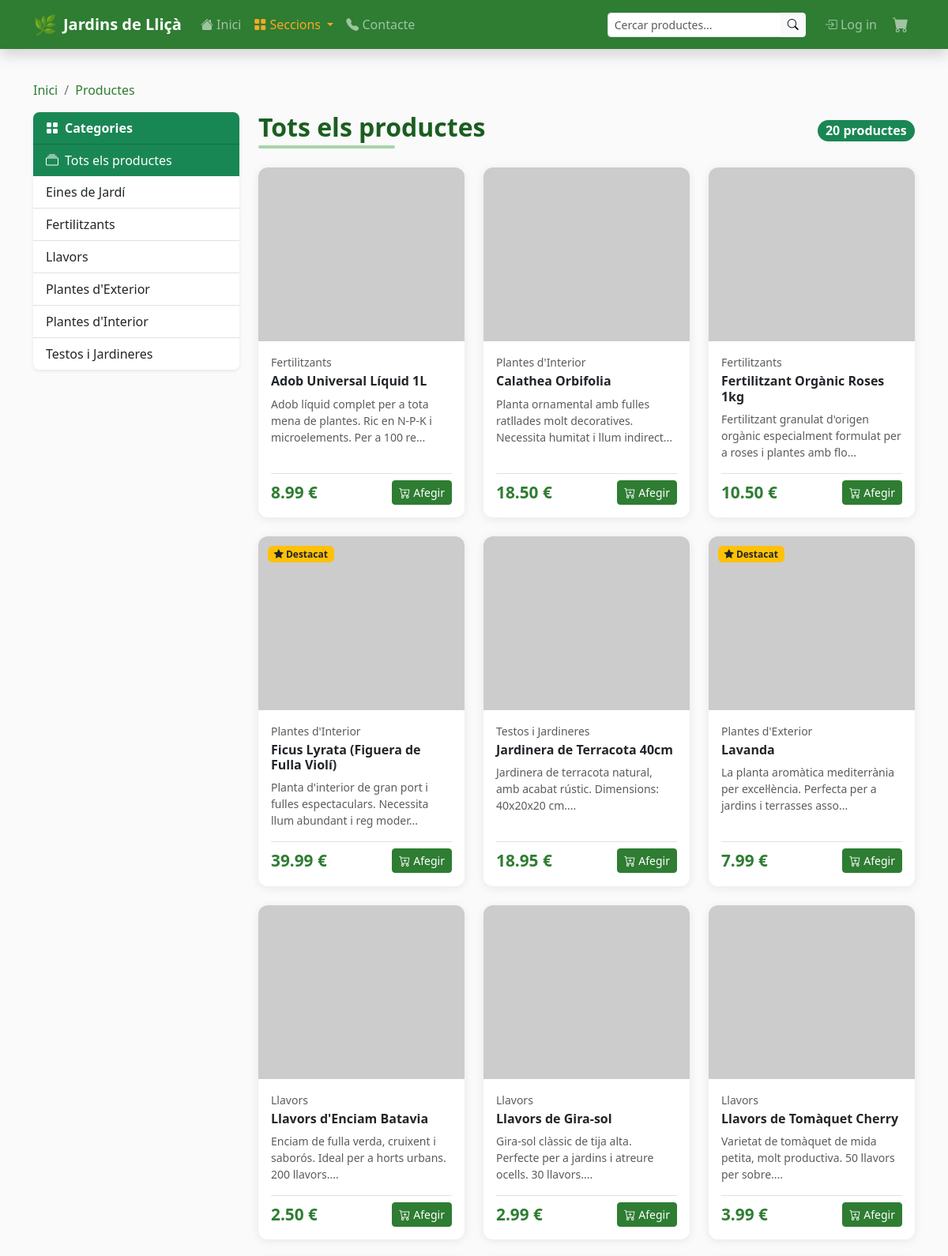
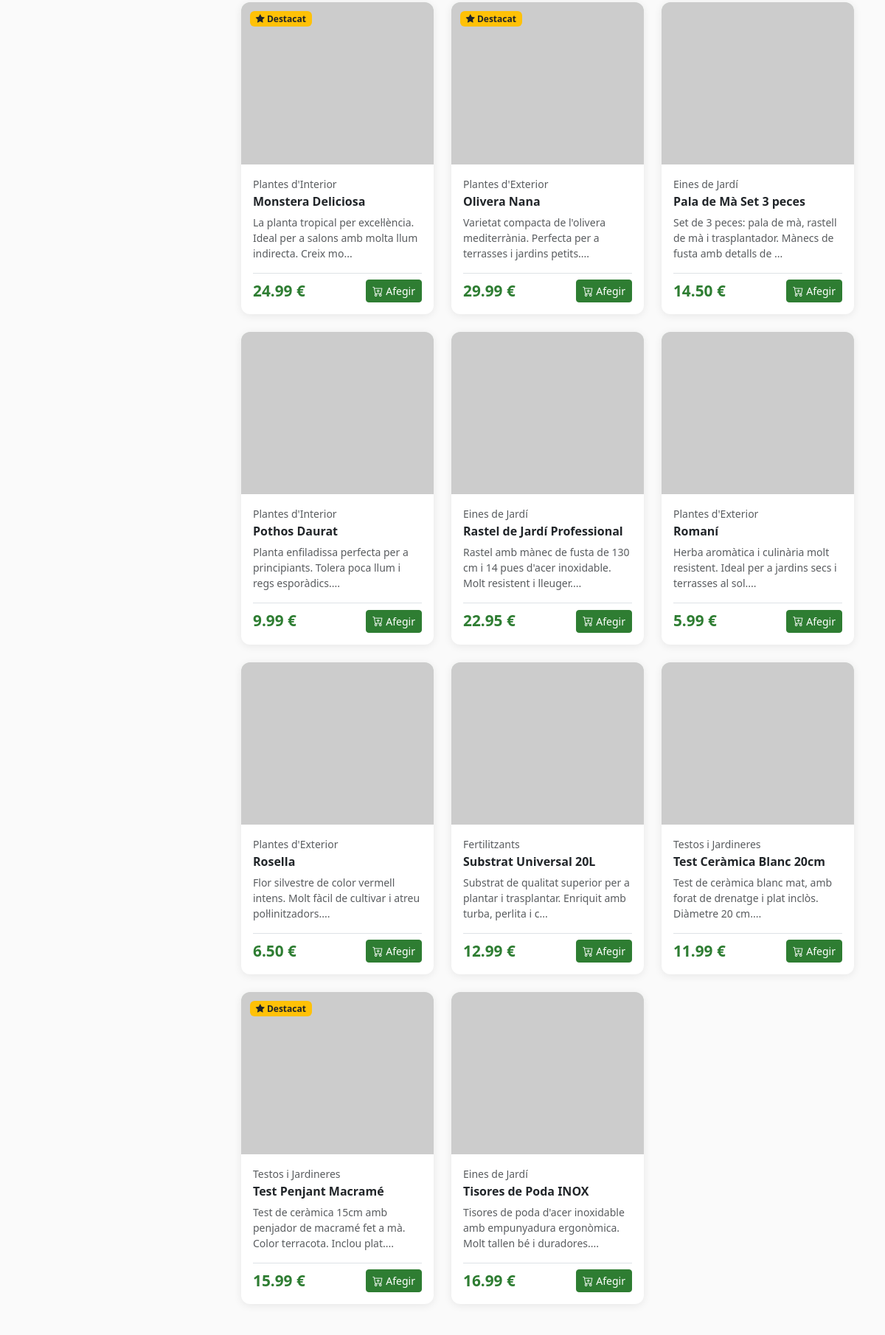
Page /section.php (upper part) on the committed database (2 pictures, top to bottom).
### tables this page shows
CREATE TABLE IF NOT EXISTS categories (
    id INT AUTO_INCREMENT PRIMARY KEY,
    name VARCHAR(100) NOT NULL,
    slug VARCHAR(100) UNIQUE NOT NULL,
    description TEXT
);

CREATE TABLE IF NOT EXISTS products (
    id INT AUTO_INCREMENT PRIMARY KEY,
    name VARCHAR(200) NOT NULL,
    description TEXT,
    price DECIMAL(10,2) NOT NULL,
    category_id INT,
    featured TINYINT(1) DEFAULT 0,
    image VARCHAR(255) DEFAULT 'no-image.png',
    active TINYINT(1) DEFAULT 1,
    stock INT DEFAULT 0,
    created_at TIMESTAMP DEFAULT CURRENT_TIMESTAMP,
    FOREIGN KEY (category_id) REFERENCES categories(id) ON DELETE SET NULL
);

### section.php (the view, shortened to what this page needs)
<?php
require_once 'includes/functions.php';
$slug     = isset($_GET['slug']) ? trim($_GET['slug']) : null;
$category = $slug ? getCategoryBySlug($slug) : null;
if ($category) {
    $products  = getProductsByCategory($category['id'], 100);
    $pageTitle = $category['name'];
} else {
    $products  = getAllProducts();
    $pageTitle = 'Tots els productes';
}
$categories = getCategories();
require_once 'includes/header.php';
?>
<div class="container py-4">
    <nav aria-label="breadcrumb" class="mb-3">
        <ol class="breadcrumb">
            <li class="breadcrumb-item"><a href="/PHP_WEB_EI/index.php">Inici</a></li>
            <li class="breadcrumb-item"><a href="/PHP_WEB_EI/section.php">Productes</a></li>
        </ol>
    </nav>
    <div class="row">
        <div class="col-lg-3 mb-4">
            <div class="card border-0 shadow-sm rounded-3">
                <div class="card-header bg-success text-white fw-bold rounded-top-3">
                    <i class="bi bi-grid-fill me-2"></i>Categories
                </div>
                <div class="list-group list-group-flush rounded-bottom-3">
                    <a href="/PHP_WEB_EI/section.php"
                       class="list-group-item list-group-item-action <?= !$slug ? 'active bg-success text-white border-0' : '' ?>">
                        <i class="bi bi-collection me-2"></i>Tots els productes
                    </a>
                    <?php foreach ($categories as $cat): ?>
                    <a href="/PHP_WEB_EI/section.php?slug=<?= h($cat['slug']) ?>"
                       class="list-group-item list-group-item-action <?= ($slug === $cat['slug']) ? 'active bg-success text-white border-0' : '' ?>">
                        <?= h($cat['name']) ?>
                    </a>
                    <?php endforeach; ?>
                </div>
            </div>
        </div>
        <div class="col-lg-9">
            <div class="d-flex justify-content-between align-items-center mb-4">
                <h2 class="section-title mb-0"><?= h($pageTitle) ?></h2>
                <span class="badge bg-success rounded-pill fs-6"><?= count($products) ?> productes</span>
            </div>
            <?php if (empty($products)): ?>
                <div class="alert alert-info">
                    <i class="bi bi-info-circle me-2"></i>No hi ha productes en aquesta categoria.
                </div>
            <?php else: ?>
                <div class="row row-cols-1 row-cols-sm-2 row-cols-md-3 g-4">
                    <?php foreach ($products as $prod): ?>
                    <div class="col">
                        <div class="card product-card h-100 position-relative">
                            <?php if ($prod['featured']): ?>
                            <span class="badge bg-warning text-dark badge-featured"><i class="bi bi-star-fill"></i> Destacat</span>
                            <?php endif; ?>
                            <div class="card-img-wrapper">
                                <?= productImage($prod['image'], $prod['name']) ?>
                            </div>
                            <div class="card-body d-flex flex-column">
                                <p class="text-muted small mb-1"><?= h($prod['category_name'] ?? '') ?></p>
                                <h6 class="card-title fw-bold"><?= h($prod['name']) ?></h6>
                                <p class="card-text text-muted small flex-grow-1">
                                    <?= h(mb_substr($prod['description'], 0, 90)) ?>...
                                </p>
                                <div class="d-flex justify-content-between align-items-center mt-auto pt-2 border-top">
                                    <span class="price"><?= number_format($prod['price'], 2) ?> €</span>
                                    <?php if ($prod['stock'] > 0 || $prod['stock'] === null): ?>
                                    <form action="" method="POST">
                                        <button type="submit" class="btn btn-success btn-sm">
                                            <i class="bi bi-cart-plus me-1"></i>Afegir
                                        </button>
                                    </form>
                                    <?php else: ?>
                                    <button class="btn btn-secondary btn-sm" disabled>Sense estoc</button>
                                    <?php endif; ?>
                                </div>
                            </div>
                        </div>
                    </div>
                    <?php endforeach; ?>
                </div>
            <?php endif; ?>
        </div>
    </div>
</div>
<?php require_once 'includes/footer.php'; ?>

### includes/functions.php (shortened to what this page needs)
<?php
function getAllProducts(): array {
    $pdo = getDB();
    $stmt = $pdo->query("SELECT p.*, c.name AS category_name FROM products p LEFT JOIN categories c ON p.category_id = c.id ORDER BY p.name");
    return $stmt->fetchAll();
}
function getCategories(): array {
    $pdo = getDB();
    $stmt = $pdo->query("SELECT * FROM categories ORDER BY name");
    return $stmt->fetchAll();
}
function h(string $str): string {
    return htmlspecialchars($str, ENT_QUOTES, 'UTF-8');
}
function productImage(string $img, string $alt = ''): string {
    $path = '/PHP_WEB_EI/uploads/products/' . $img;
    $placeholder = 'https://placehold.co/300x300/e8f5e9/2e7d32?text=' . urlencode($alt ?: 'Producte');
    $fullPath = __DIR__ . '/../uploads/products/' . $img;
    $src = (file_exists($fullPath) && $img !== 'no-image.png') ? $path : $placeholder;
    return '<img src="' . h($src) . '" alt="' . h($alt) . '" class="img-fluid">';
}

### css/style.css (style rules this page uses)
:root { --green-dark: #1b5e20; --green-main: #2e7d32; --green-mid: #388e3c; --green-light: #a5d6a7; --green-pale: #e8f5e9; --amber: #f9a825; --text-dark: #212121; --text-muted: #757575; }
body { font-family: 'Segoe UI', system-ui, -apple-system, sans-serif; color: var(--text-dark); background: #fafafa; }
a { color: var(--green-main); text-decoration: none; }
.product-card { border: none; border-radius: 12px; box-shadow: 0 2px 12px rgba(0,0,0,.08); transition: transform 0.25s, box-shadow 0.25s; overflow: hidden; height: 100%; }
.product-card .card-img-wrapper { height: 220px; overflow: hidden; background: var(--green-pale); display: flex; align-items: center; justify-content: center; }
.product-card .card-img-wrapper img { height: 100%; width: 100%; object-fit: cover; transition: transform 0.4s; }
.product-card .price { font-size: 1.3rem; font-weight: 700; color: var(--green-main); }
.product-card .badge-featured { position: absolute; top: 12px; left: 12px; }
.section-title { position: relative; display: inline-block; font-weight: 700; color: var(--green-dark); }
.section-title::after { content: ''; display: block; width: 60%; height: 4px; background: var(--green-light); border-radius: 2px; margin-top: 4px; }
.btn-success { background-color: var(--green-main); border-color: var(--green-main); }
.breadcrumb-item + .breadcrumb-item::before { color: var(--text-muted); }

### rows in the picture
categories: name "Eines de Jardí"
categories: name "Fertilitzants"
categories: name "Llavors"
categories: name "Plantes d'Exterior"
categories: name "Plantes d'Interior"
categories: name "Testos i Jardineres"
products: category.name "Fertilitzants", name "Adob Universal Líquid 1L", description "Adob líquid complet per a tota mena de plantes. Ric en N-P-K i microelements. Per a 100 re", price "8.99"
products: category.name "Plantes d'Interior", name "Calathea Orbifolia", description "Planta ornamental amb fulles ratllades molt decoratives. Necessita humitat i llum indirect", price "18.50"
products: category.name "Fertilitzants", name "Fertilitzant Orgànic Roses 1kg", description "Fertilitzant granulat d'origen orgànic especialment formulat per a roses i plantes amb flo", price "10.50"
products: featured 1 (drawn), category.name "Plantes d'Interior", name "Ficus Lyrata (Figuera de Fulla Violí)", description "Planta d'interior de gran port i fulles espectaculars. Necessita llum abundant i reg moder", price "39.99"
products: category.name "Testos i Jardineres", name "Jardinera de Terracota 40cm", description "Jardinera de terracota natural, amb acabat rústic. Dimensions: 40x20x20 cm.", price "18.95"
products: featured 1 (drawn), category.name "Plantes d'Exterior", name "Lavanda", description "La planta aromàtica mediterrània per excel·lència. Perfecta per a jardins i terrasses asso", price "7.99"
products: category.name "Llavors", name "Llavors d'Enciam Batavia", description "Enciam de fulla verda, cruixent i saborós. Ideal per a horts urbans. 200 llavors.", price "2.50"
products: category.name "Llavors", name "Llavors de Gira-sol", description "Gira-sol clàssic de tija alta. Perfecte per a jardins i atreure ocells. 30 llavors.", price "2.99"
products: category.name "Llavors", name "Llavors de Tomàquet Cherry", description "Varietat de tomàquet de mida petita, molt productiva. 50 llavors per sobre.", price "3.99"
products: featured 1 (drawn), category.name "Plantes d'Interior", name "Monstera Deliciosa", description "La planta tropical per excel·lència. Ideal per a salons amb molta llum indirecta. Creix mo", price "24.99"
products: featured 1 (drawn), category.name "Plantes d'Exterior", name "Olivera Nana", description "Varietat compacta de l'olivera mediterrània. Perfecta per a terrasses i jardins petits.", price "29.99"
products: category.name "Eines de Jardí", name "Pala de Mà Set 3 peces", description "Set de 3 peces: pala de mà, rastell de mà i trasplantador. Mànecs de fusta amb detalls de", price "14.50"
products: category.name "Plantes d'Interior", name "Pothos Daurat", description "Planta enfiladissa perfecta per a principiants. Tolera poca llum i regs esporàdics.", price "9.99"
products: category.name "Eines de Jardí", name "Rastel de Jardí Professional", description "Rastel amb mànec de fusta de 130 cm i 14 pues d'acer inoxidable. Molt resistent i lleuger.", price "22.95"
products: category.name "Plantes d'Exterior", name "Romaní", description "Herba aromàtica i culinària molt resistent. Ideal per a jardins secs i terrasses al sol.", price "5.99"
products: category.name "Plantes d'Exterior", name "Rosella", description "Flor silvestre de color vermell intens. Molt fàcil de cultivar i atreu pol·linitzadors.", price "6.50"
products: category.name "Fertilitzants", name "Substrat Universal 20L", description "Substrat de qualitat superior per a plantar i trasplantar. Enriquit amb turba, perlita i c", price "12.99"
products: category.name "Testos i Jardineres", name "Test Ceràmica Blanc 20cm", description "Test de ceràmica blanc mat, amb forat de drenatge i plat inclòs. Diàmetre 20 cm.", price "11.99"
products: featured 1 (drawn), category.name "Testos i Jardineres", name "Test Penjant Macramé", description "Test de ceràmica 15cm amb penjador de macramé fet a mà. Color terracota. Inclou plat.", price "15.99"
products: category.name "Eines de Jardí", name "Tisores de Poda INOX", description "Tisores de poda d'acer inoxidable amb empunyadura ergonòmica. Molt tallen bé i duradores.", price "16.99"

### other values in the picture
$pageTitle "Tots els productes"
count($products) "20"
